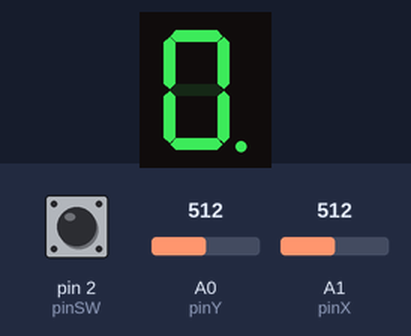
The sketch below on a simulated Arduino Uno, built with avr-gcc and run on an emulated ATmega328P. Shown: 1-digit seven-segment display. Wiring (inferred from the names in the program): 1-digit 7-segment display, segments lit when LOW: segments pin 5, pin 6, pin 7, pin 8, pin 9, pin 10, pin 11, pin 4. Inputs (shaded band) come from the test bench; at power-on: A1 (pinX) = 512, pin 2 (pinSW) HIGH, A0 (pinY) = 512. The segment pins are drawn as the display they are named for.

Above: at 1.25 s.
1.3 s: A1 (pinX) set to 240
At 1.95 s:
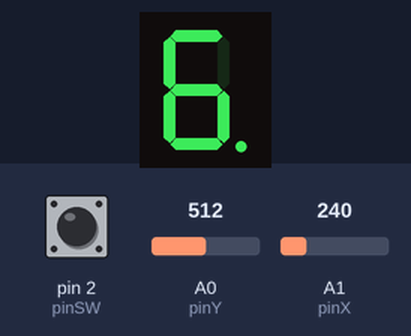
2.8 s: pin 2 (pinSW) pulled LOW for 0.15 s
At 2.8 s:
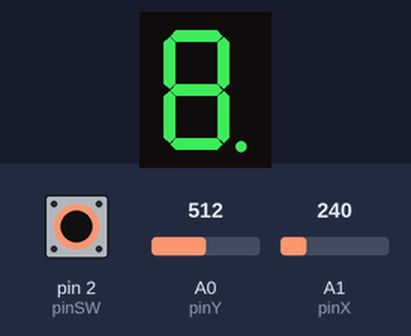
Timing chart, 0 to 5.8 s (numbered marks = the images above; inputs shaded):
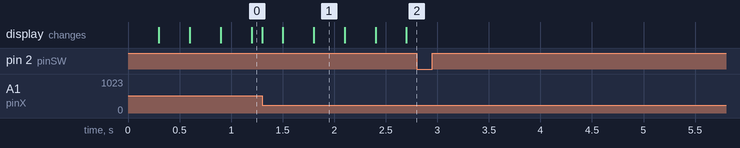

The sketch:

Homework_3.ino
```cpp
// Draw on the 7-segment display using the joystick by selecting each desired segment to be and remain light up with the possibility to reset and start again

// universal none value
#define NONE -1

// states
#define FIRST_STATE 0
#define SECOND_STATE 1

// switch presses
#define LONG_PRESS 1
#define SHORT_PRESS 0

// joystick movement directions
#define UP 0
#define DOWN 1
#define LEFT 2
#define RIGHT 3

bool commonAnode = false;

// joystick pins : digital pin connected to switch output and analog pins connected to X, Y output
const int pinSW = 2,
          pinX = A1,
          pinY = A0;

// segments pins
const int pinA = 4,
          pinB = 5,
          pinC = 6,
          pinD = 7,
          pinE = 8,
          pinF = 9,
          pinG = 10,
          pinDP = 11;

// variables corresponding to the current state of the blinking segment, current and last state of the switch
byte blinkState = HIGH,
     swState = LOW,
     lastSwState = LOW;

// joystick movement x axis and y axis initial, current and change values
int initialXValue = 510,
    initialYValue = 510,
    xValue = 0,
    yValue = 0,
    xChange = 0,
    yChange = 0;

// current state of the program, starts in first state
int currState = FIRST_STATE;

// boolean variable that is false if joystick is in its initial position and true if it moved in one of the defined above directions
bool joyMoved = false;

// minimum and maximum thresholds for joystick movement coordinates
int minThreshold = 250,
    maxThreshold = 750;

// current and last joystick move based on direction of movement or NONE if it has not moved
int joystickMove = NONE,
    lastJoystickMove = NONE;

// true if the short press delay has passed, false otherwise
bool passedShortDelay = false;

// delays for long press and debounce
const int debounceDelayLong = 3000,
          debounceDelay = 25;

// current press of the switch or NONE if it has not been pressed
int switchPress = NONE;

// last time for segment blink in first state and last time for debounce
unsigned long lastBlinkTime = 0,
              lastDebounceTime = 0;

// interval at which current segment is blinking in first state
int blinkInterval = 300;

// number of possible directions of joystick movement
const int noOfDirections = 4;

int currSeg = 7;

const int segSize = 8;

// array that stores, for each segment, the corresponding pin.
int segments[segSize] = {
  pinA, pinB, pinC, pinD, pinE, pinF, pinG, pinDP
};

// array that stores for each segment its current state, set or unset.
byte segStates[segSize];

// columns correspond to possible directions (UP, DOWN, LEFT, RIGHT). Rows correspond to a-g segments in alphabetical order and the last row corresponds to dp.
byte adjacencyMatrix[segSize][noOfDirections] = {
  {0,   6,   5,   1},
  {0,   6,   5,   1},
  {6,   3,   4,   7},
  {6,   3,   4,   2},
  {6,   3,   4,   2},
  {0,   6,   5,   1},
  {0,   3,   6,   6},
  {7,   7,   2,   7},
};

void setup() {
  for (int i = 0; i < segSize; i++) {
    pinMode(segments[i], OUTPUT);
    segStates[i] = LOW;
  }

  pinMode(pinSW, INPUT_PULLUP);
}

void loop() {
  parseCurrentState();
  displaySegments();
}

void parseCurrentState() {
  if (currState == FIRST_STATE) {
      blinkSegment();
  }
  parseSwitchPress();
  parseJoystickMovement();
}

// based on the pressing of the switch or the absence of it, has no impact, changes the state or resets
void parseSwitchPress() {
  switchPress = getSwitchPress();

  if(switchPress == SHORT_PRESS) {
    currState = !currState;
  }

  if(currState == FIRST_STATE && switchPress == LONG_PRESS) {
    passedShortDelay = false;
    reset();
  }
}

// based on pressing history, returns corresponding type of press or NONE if absent
int getSwitchPress(){
   int reading = digitalRead(pinSW);

    if (reading != lastSwState) {
      lastDebounceTime = millis();
    }

    lastSwState = reading;

    if (millis() - lastDebounceTime >= debounceDelay) {
      if (reading != swState) {
        swState = reading;

        if (swState == LOW) {
          passedShortDelay = true;
        }
      }

      if (swState == LOW) {
        if (millis() - lastDebounceTime >= debounceDelayLong) {
          return LONG_PRESS;
        }
      }
      else {
        if (passedShortDelay) {
          passedShortDelay = false;
          return SHORT_PRESS;
        }
      }
    }

    return NONE;
}

// based on the joystick movement and current state, resets or not the current segment or its state
void parseJoystickMovement() {
  joystickMove = getJoystickMove();

  if (currState == FIRST_STATE) {
     if(joystickMove != lastJoystickMove && joystickMove != NONE){
        currSeg = adjacencyMatrix[currSeg][joystickMove];
      }
  }
  else {
    if(joystickMove != lastJoystickMove && (joystickMove == UP || joystickMove == DOWN)){
        segStates[currSeg] = !segStates[currSeg];
    }
  }

  lastJoystickMove = joystickMove;
}

// based on joystick coordinates, returns the corresponding direction of movement (UP, DOWN, LEFT, RIGHT) or NONE
int getJoystickMove(){
  xValue = analogRead(pinX);
  yValue = analogRead(pinY);

  xChange = abs(initialXValue - xValue);
  yChange = abs(initialYValue - yValue);

  if (!joyMoved) {
    if (yChange >= xChange) {
      if (yValue < minThreshold) {
        joyMoved = true;
        return DOWN;
      }
      if (yValue > maxThreshold) {
        joyMoved = true;
        return UP;
      }
    }
    else {
      if (xValue < minThreshold) {
        joyMoved = true;
        return LEFT;
      }
      if (xValue > maxThreshold) {
        joyMoved = true;
        return RIGHT;
      }
    }
  }

  if (xValue >= minThreshold && xValue <= maxThreshold && yValue >= minThreshold && yValue <= maxThreshold) {
    joyMoved = false;
  }

  return NONE;
}

void blinkSegment(){
  if (millis() - lastBlinkTime >= blinkInterval) {
      blinkState = !blinkState;
      lastBlinkTime = millis();
  }
}

// displays all the segments depending on their current state, considering the necessary changes in case of a common anode
void displaySegments(){
  for (int i = 0; i < segSize; i++) {
    if(currSeg == i && currState != SECOND_STATE){
      digitalWrite(segments[i], blinkState);
    }
    else {
      if (!commonAnode) {
        digitalWrite(segments[i], segStates[i]);
      }
      else {
        digitalWrite(segments[i], !segStates[i]);
      }
    }
  }
}

// reset to the initial configuration : all segment states are LOW, the current segment corresponds to dp and the current state is the first state
void reset() {
  for (int i = 0; i < segSize; i++) {
    segStates[i] = LOW;
  }
  currSeg = segSize - 1;
  currState = FIRST_STATE;
}
```

Measured:
- after the input at 1.3 s, the display: changes at once (image 1)
- after the input at 2.8 s, every drawn part: stays the same
